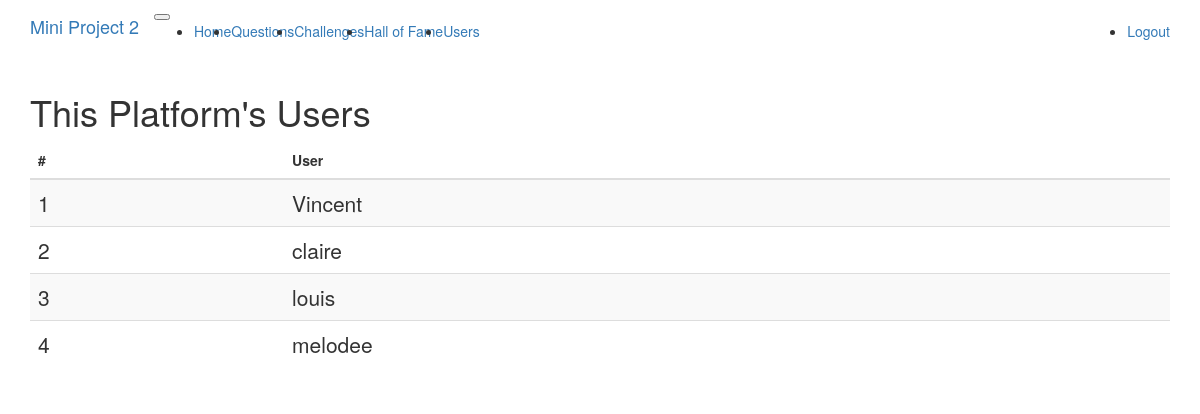
Screenshot of /users (signed in) with the database file from the repository.
### app/models.py (models this page shows, shortened)
class User(UserMixin, db.Model):
	__tablename__ = 'user'
	id = db.Column(db.Integer, primary_key=True)
	username = db.Column(db.String(64), index=True, unique=True)
	password_hash = db.Column(db.String(128))
	questions = db.relationship('Question', backref='from_user',
								lazy='dynamic')
	challenges = db.relationship('Challenge', secondary=association_table,
								backref=db.backref('to_user'),
								lazy='dynamic')
	records = db.relationship('TimeRecord',
								backref=db.backref('user_challenge'),
								lazy='dynamic')
	def __repr__(self):
		return f'<User {self.username:}>'

### app/routes.py (the view)
@application.route('/users')
@login_required
def users():
	users = User.query.all()
	mergesort(users, lambda item: item.username)
	usernames = [u.username for u in users]
	return render_template('users.html', title='Users',
							users=usernames)

### app/models.py (called while the page is built)
@login.user_loader
def load_user(id):
	return User.query.get(int(id))

### app/serverlibrary.py (called while the page is built)
def mergesort(array, byfunc=None):
  if byfunc == None:
    mergesort_recursive(array, 0, len(array) - 1, None)
  else:
    mergesort_recursive(array, 0, len(array) - 1, byfunc)

def mergesort_recursive(array, p, r, byfunc):
  print(f"MergeSort Start {p} End {r}")
  start, end = p, r
  n = end - start + 1
  if n > 1:
    middle = int((start + end )/ 2)
    mergesort_recursive(array, start, middle, byfunc)
    mergesort_recursive(array, middle + 1, end, byfunc)
    merge(array, start, middle, end, byfunc)

def merge(array, p, q, r, byfunc):
  start, middle, end = p, q, r
  Aleft_none = array[start:middle +1]
  Aright_none = array[middle +1:end +1]
  if byfunc != None:
    Aleft = [byfunc(n) for n in Aleft_none]
    Aright = [byfunc(n) for n in Aright_none]
  else:
    Aleft = Aleft_none
    Aright= Aright_none
  nleft = len(Aleft)
  nright = len(Aright)
  print(Aleft, Aright)
  left, right, dest = 0, 0, start
  print(left, right, dest)
  while left < nleft and right < nright:
    if Aleft[left] <= Aright[right]:
      array[dest] = Aleft_none[left]
      left += 1
    else:
      array[dest] = Aright_none[right]
      right += 1
    dest += 1
  print(array)
  while left < nleft:
    array[dest] = Aleft_none[left]
    left += 1
    dest += 1
  while right < nright:
    array[dest] = Aright_none[right]
    right += 1
    dest += 1
  print("Final outcome", array)

### app/templates/users.html
{% extends "base.html" %}
{% block app_content %}
<h1>This Platform's Users</h1>
<table class="table table-striped" >
  <thead>
    <tr>
      <th scope="col">#</th>
      <th scope="col">User</th>
    </tr>
  </thead>
  <tbody>
  {% for idx in range(users|length) %}
  	<tr>
      <th scope="row" class="lead">{{ idx+1 }}</th>
      <td class="lead">
      	{{ users[idx] }}
      </td>
    </tr>
  {% endfor %}
  </tbody>
</table>
{% endblock %}

### rows the page displays
User: username "Vincent"
User: username "claire"
User: username "louis"
User: username "melodee"

### other values shown
{{ idx+1 }} "1" "2" "3" "4"
